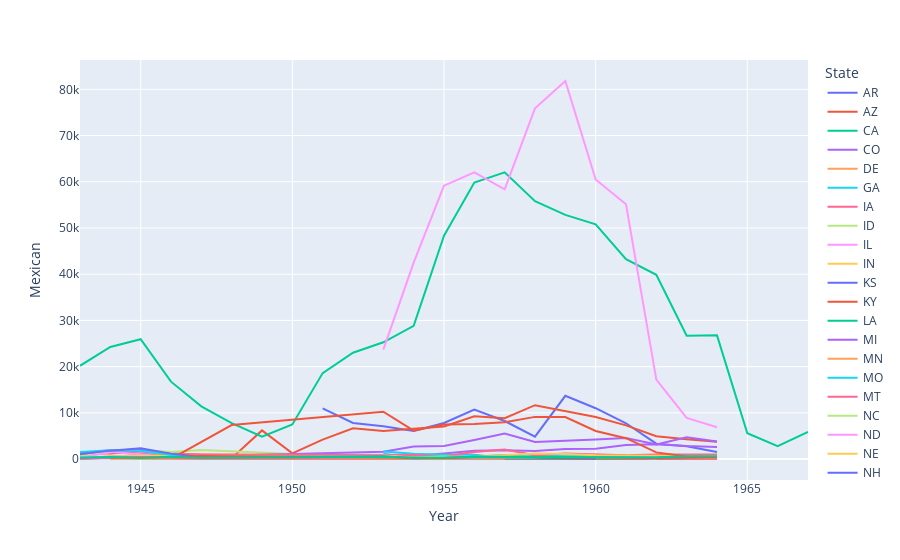

Write notebook code for a chart like this one.
### Code cell
import plotly.express as px

fig3 = px.line(mexican_total, x='Year', y='Mexican', color='State')
fig3.show()

### Figure 1 — Plotly figure (JSON) as saved in the notebook; plotly's stock layout.template omitted (floating-point values rounded to 4 significant figures)
{"data": [{"hovertemplate": "State=AR<br>Year=%{x}<br>Mexican=%{y}<extra></extra>", "legendgroup": "AR", "line": {"color": "#636efa", "dash": "solid"}, "marker": {"symbol": "circle"}, "mode": "lines", "name": "AR", "orientation": "v", "showlegend": true, "type": "scatter", "x": [1951, 1952, 1953, 1954, 1955, 1956, 1957, 1958, 1959, 1960, 1961, 1962, 1963, 1964], "xaxis": "x", "y": [10950, 7823.0, 7084.0, 6071.0, 7804.0, 10730.0, 8229, 4834.0, 13680.0, 11000.0, 7742.0, 3330, 2756.0, 1509.0], "yaxis": "y"}, {"hovertemplate": "State=AZ<br>Year=%{x}<br>Mexican=%{y}<extra></extra>", "legendgroup": "AZ", "line": {"color": "#EF553B", "dash": "solid"}, "marker": {"symbol": "circle"}, "mode": "lines", "name": "AZ", "orientation": "v", "showlegend": true, "type": "scatter", "x": [1943, 1944, 1945, 1946, 1947, 1948, 1949, 1950, 1951, 1952, 1953, 1954, 1955, 1956, 1957, 1958, 1959, 1960, 1961, 1962, 1963, 1964], "xaxis": "x", "y": [1293.0, 1208.0, 1672.0, 1281.0, 900.5, 187.2, 6200, 1225, 4208.0, 6658.0, 6082.0, 6576.0, 7055.0, 9256.0, 8850.0, 11660.0, 10470.0, 9118.0, 7295.0, 4938.0, 4296, 3730.0], "yaxis": "y"}, {"hovertemplate": "State=CA<br>Year=%{x}<br>Mexican=%{y}<extra></extra>", "legendgroup": "CA", "line": {"color": "#00cc96", "dash": "solid"}, "marker": {"symbol": "circle"}, "mode": "lines", "name": "CA", "orientation": "v", "showlegend": true, "type": "scatter", "x": [1943, 1944, 1945, 1946, 1947, 1948, 1949, 1950, 1951, 1952, 1953, 1954, 1955, 1956, 1957, 1958, 1959, 1960, 1961, 1962, 1963, 1964, 1965, 1966, 1967], "xaxis": "x", "y": [20180.0, 24250.0, 25930.0, 16750.0, 11410.0, 7783.0, 4858.0, 7475, 18600, 23010.0, 25260.0, 28830.0, 48325, 59840.0, 62050.0, 55780.0, 52830.0, 50780.0, 43270, 39880.0, 26690.0, 26770.0, 5593.0, 2772, 5850], "yaxis": "y"}, {"hovertemplate": "State=CO<br>Year=%{x}<br>Mexican=%{y}<extra></extra>", "legendgroup": "CO", "line": {"color": "#ab63fa", "dash": "solid"}, "marker": {"symbol": "circle"}, "mode": "lines", "name": "CO", "orientation": "v", "showlegend": true, "type": "scatter", "x": [1943, 1944, 1945, 1946, 1947, 1949, 1950, 1953, 1954, 1955, 1956, 1957, 1958, 1959, 1960, 1961, 1962, 1963, 1964], "xaxis": "x", "y": [578.9, 1449.0, 1114.0, 793.2, 518, 234, 812, 710.4, 659.2, 1200, 1784.0, 1924.0, 1762.0, 2167.0, 2232.0, 3033.0, 3192.0, 2811.0, 2625.0], "yaxis": "y"}, {"hovertemplate": "State=DE<br>Year=%{x}<br>Mexican=%{y}<extra></extra>", "legendgroup": "DE", "line": {"color": "#FFA15A", "dash": "solid"}, "marker": {"symbol": "circle"}, "mode": "lines", "name": "DE", "orientation": "v", "showlegend": true, "type": "scatter", "x": [1957], "xaxis": "x", "y": [115], "yaxis": "y"}, {"hovertemplate": "State=GA<br>Year=%{x}<br>Mexican=%{y}<extra></extra>", "legendgroup": "GA", "line": {"color": "#19d3f3", "dash": "solid"}, "marker": {"symbol": "circle"}, "mode": "lines", "name": "GA", "orientation": "v", "showlegend": true, "type": "scatter", "x": [1953, 1954, 1955, 1956, 1957, 1958, 1959, 1960, 1961], "xaxis": "x", "y": [1152, 212.5, 242.3, 646.7, 888, 439, 821, 644.5, 763.5], "yaxis": "y"}, {"hovertemplate": "State=IA<br>Year=%{x}<br>Mexican=%{y}<extra></extra>", "legendgroup": "IA", "line": {"color": "#FF6692", "dash": "solid"}, "marker": {"symbol": "circle"}, "mode": "lines", "name": "IA", "orientation": "v", "showlegend": true, "type": "scatter", "x": [1944, 1945, 1946, 1947, 1953, 1956, 1957, 1958, 1959, 1960, 1961, 1962], "xaxis": "x", "y": [329.2, 292.7, 423.4, 172.6, 40, 30.67, 32, 44, 48.33, 70.67, 193, 98.5], "yaxis": "y"}, {"hovertemplate": "State=ID<br>Year=%{x}<br>Mexican=%{y}<extra></extra>", "legendgroup": "ID", "line": {"color": "#B6E880", "dash": "solid"}, "marker": {"symbol": "circle"}, "mode": "lines", "name": "ID", "orientation": "v", "showlegend": true, "type": "scatter", "x": [1943, 1944, 1945, 1946, 1947, 1953, 1954, 1955, 1956, 1957], "xaxis": "x", "y": [622.5, 1463.0, 2013.0, 1519, 1957.0, 223.8, 159.4, 179.2, 177.2, 127.2], "yaxis": "y"}, {"hovertemplate": "State=IL<br>Year=%{x}<br>Mexican=%{y}<extra></extra>", "legendgroup": "IL", "line": {"color": "#FF97FF", "dash": "solid"}, "marker": {"symbol": "circle"}, "mode": "lines", "name": "IL", "orientation": "v", "showlegend": true, "type": "scatter", "x": [1944, 1945, 1946, 1947, 1953, 1954, 1955, 1956, 1957, 1958, 1959, 1960, 1961, 1962, 1963], "xaxis": "x", "y": [576.8, 312.7, 379.1, 269.2, 24.6, 74.57, 159, 140.7, 150, 112.3, 82.5, 123, 47.5, 113, 35], "yaxis": "y"}, {"hovertemplate": "State=IN<br>Year=%{x}<br>Mexican=%{y}<extra></extra>", "legendgroup": "IN", "line": {"color": "#FECB52", "dash": "solid"}, "marker": {"symbol": "circle"}, "mode": "lines", "name": "IN", "orientation": "v", "showlegend": true, "type": "scatter", "x": [1944, 1945, 1946, 1947, 1952, 1953, 1954, 1955, 1956, 1957, 1958, 1959, 1960, 1961, 1962, 1963, 1964], "xaxis": "x", "y": [74.5, 191.1, 107.2, 86.88, 310, 210.2, 116.2, 166.5, 158, 255.2, 222, 187.4, 218.5, 293, 202.5, 185.5, 101], "yaxis": "y"}, {"hovertemplate": "State=KS<br>Year=%{x}<br>Mexican=%{y}<extra></extra>", "legendgroup": "KS", "line": {"color": "#636efa", "dash": "solid"}, "marker": {"symbol": "circle"}, "mode": "lines", "name": "KS", "orientation": "v", "showlegend": true, "type": "scatter", "x": [1943, 1944, 1945, 1946, 1947, 1956, 1957, 1958, 1959, 1960, 1961, 1962, 1963, 1964], "xaxis": "x", "y": [62.25, 218.9, 104.7, 180.6, 188.6, 28.67, 95, 39, 12.6, 14.17, 34, 78.5, 80.5, 143.3], "yaxis": "y"}, {"hovertemplate": "State=KY<br>Year=%{x}<br>Mexican=%{y}<extra></extra>", "legendgroup": "KY", "line": {"color": "#EF553B", "dash": "solid"}, "marker": {"symbol": "circle"}, "mode": "lines", "name": "KY", "orientation": "v", "showlegend": true, "type": "scatter", "x": [1953, 1956, 1957, 1958, 1959, 1960, 1961], "xaxis": "x", "y": [73.5, 193.5, 142.4, 96, 162.6, 94.25, 57], "yaxis": "y"}, {"hovertemplate": "State=LA<br>Year=%{x}<br>Mexican=%{y}<extra></extra>", "legendgroup": "LA", "line": {"color": "#00cc96", "dash": "solid"}, "marker": {"symbol": "circle"}, "mode": "lines", "name": "LA", "orientation": "v", "showlegend": true, "type": "scatter", "x": [1953], "xaxis": "x", "y": [245.7], "yaxis": "y"}, {"hovertemplate": "State=MI<br>Year=%{x}<br>Mexican=%{y}<extra></extra>", "legendgroup": "MI", "line": {"color": "#ab63fa", "dash": "solid"}, "marker": {"symbol": "circle"}, "mode": "lines", "name": "MI", "orientation": "v", "showlegend": true, "type": "scatter", "x": [1944, 1945, 1946, 1947, 1948, 1951, 1952, 1953, 1954, 1955, 1956, 1957, 1958, 1959, 1960, 1961, 1962, 1963, 1964], "xaxis": "x", "y": [1735, 2040, 1036.0, 54.55, 745.3, 1286.0, 1475.0, 1587.0, 2707.0, 2816.0, 4122.0, 5506.0, 3715, 4062.0, 4258.0, 4545.0, 3177.0, 4736.0, 3814.0], "yaxis": "y"}, {"hovertemplate": "State=MN<br>Year=%{x}<br>Mexican=%{y}<extra></extra>", "legendgroup": "MN", "line": {"color": "#FFA15A", "dash": "solid"}, "marker": {"symbol": "circle"}, "mode": "lines", "name": "MN", "orientation": "v", "showlegend": true, "type": "scatter", "x": [1943, 1944, 1945, 1946, 1947, 1953, 1954, 1955, 1956, 1957, 1958, 1959, 1960, 1961, 1962, 1963, 1964], "xaxis": "x", "y": [235.5, 612, 669.6, 1030.0, 990.9, 615.3, 138, 104, 155, 259.8, 100, 58, 49, 37.5, 29.33, 26.33, 14], "yaxis": "y"}, {"hovertemplate": "State=MO<br>Year=%{x}<br>Mexican=%{y}<extra></extra>", "legendgroup": "MO", "line": {"color": "#19d3f3", "dash": "solid"}, "marker": {"symbol": "circle"}, "mode": "lines", "name": "MO", "orientation": "v", "showlegend": true, "type": "scatter", "x": [1953, 1954, 1955, 1956, 1957, 1958, 1959, 1960], "xaxis": "x", "y": [1650, 1163.0, 906, 938.3, 227.5, 685, 497, 194.8], "yaxis": "y"}, {"hovertemplate": "State=MT<br>Year=%{x}<br>Mexican=%{y}<extra></extra>", "legendgroup": "MT", "line": {"color": "#FF6692", "dash": "solid"}, "marker": {"symbol": "circle"}, "mode": "lines", "name": "MT", "orientation": "v", "showlegend": true, "type": "scatter", "x": [1943, 1944, 1945, 1946, 1947, 1953, 1954, 1955, 1956, 1957, 1958, 1959, 1960, 1961, 1962, 1963, 1964], "xaxis": "x", "y": [1029.0, 1986.0, 1669.0, 1081.0, 986.7, 847, 877.7, 627.7, 1507, 2082.0, 831, 1217, 1002, 798.7, 1011.0, 981.7, 983.5], "yaxis": "y"}, {"hovertemplate": "State=NC<br>Year=%{x}<br>Mexican=%{y}<extra></extra>", "legendgroup": "NC", "line": {"color": "#B6E880", "dash": "solid"}, "marker": {"symbol": "circle"}, "mode": "lines", "name": "NC", "orientation": "v", "showlegend": true, "type": "scatter", "x": [1947], "xaxis": "x", "y": [330.3], "yaxis": "y"}, {"hovertemplate": "State=ND<br>Year=%{x}<br>Mexican=%{y}<extra></extra>", "legendgroup": "ND", "line": {"color": "#FF97FF", "dash": "solid"}, "marker": {"symbol": "circle"}, "mode": "lines", "name": "ND", "orientation": "v", "showlegend": true, "type": "scatter", "x": [1943, 1944, 1945, 1946, 1947, 1953, 1957, 1958, 1959, 1960, 1961], "xaxis": "x", "y": [199.5, 1503.0, 1036.0, 242.2, 58.22, 80, 170, 249, 36, 54, 108], "yaxis": "y"}, {"hovertemplate": "State=NE<br>Year=%{x}<br>Mexican=%{y}<extra></extra>", "legendgroup": "NE", "line": {"color": "#FECB52", "dash": "solid"}, "marker": {"symbol": "circle"}, "mode": "lines", "name": "NE", "orientation": "v", "showlegend": true, "type": "scatter", "x": [1943, 1944, 1945, 1946, 1947, 1953, 1954, 1955, 1956, 1957, 1958, 1959, 1960, 1961, 1962, 1963, 1964], "xaxis": "x", "y": [182.5, 425.7, 684.3, 663.8, 505.9, 698, 209.5, 123.9, 450.8, 896.7, 1202.0, 1072, 811.3, 765.3, 702, 681.8, 546.3], "yaxis": "y"}, {"hovertemplate": "State=NH<br>Year=%{x}<br>Mexican=%{y}<extra></extra>", "legendgroup": "NH", "line": {"color": "#636efa", "dash": "solid"}, "marker": {"symbol": "circle"}, "mode": "lines", "name": "NH", "orientation": "v", "showlegend": true, "type": "scatter", "x": [1956], "xaxis": "x", "y": [79], "yaxis": "y"}, {"hovertemplate": "State=NM<br>Year=%{x}<br>Mexican=%{y}<extra></extra>", "legendgroup": "NM", "line": {"color": "#EF553B", "dash": "solid"}, "marker": {"symbol": "circle"}, "mode": "lines", "name": "NM", "orientation": "v", "showlegend": true, "type": "scatter", "x": [1946, 1948, 1953, 1954, 1955, 1956, 1957, 1958, 1959, 1960, 1961, 1962, 1963, 1964], "xaxis": "x", "y": [22.38, 7356, 10230.0, 6132.0, 7463.0, 7571.0, 7945, 9125.0, 9087.0, 6082.0, 4514.0, 1443.0, 543.8, 393.6], "yaxis": "y"}, {"hovertemplate": "State=NV<br>Year=%{x}<br>Mexican=%{y}<extra></extra>", "legendgroup": "NV", "line": {"color": "#00cc96", "dash": "solid"}, "marker": {"symbol": "circle"}, "mode": "lines", "name": "NV", "orientation": "v", "showlegend": true, "type": "scatter", "x": [1943, 1944, 1945, 1946, 1947, 1953, 1954, 1955, 1956, 1957, 1958, 1959, 1960, 1961, 1962, 1963], "xaxis": "x", "y": [281.1, 304.5, 443.4, 220, 119.1, 82, 60, 43, 22.33, 31, 39.57, 37.71, 60.86, 25.14, 29, 29], "yaxis": "y"}, {"hovertemplate": "State=NY<br>Year=%{x}<br>Mexican=%{y}<extra></extra>", "legendgroup": "NY", "line": {"color": "#ab63fa", "dash": "solid"}, "marker": {"symbol": "circle"}, "mode": "lines", "name": "NY", "orientation": "v", "showlegend": true, "type": "scatter", "x": [1947], "xaxis": "x", "y": [173.7], "yaxis": "y"}, {"hovertemplate": "State=OH<br>Year=%{x}<br>Mexican=%{y}<extra></extra>", "legendgroup": "OH", "line": {"color": "#FFA15A", "dash": "solid"}, "marker": {"symbol": "circle"}, "mode": "lines", "name": "OH", "orientation": "v", "showlegend": true, "type": "scatter", "x": [1944, 1945, 1956, 1957], "xaxis": "x", "y": [129, 80.75, 50, 64], "yaxis": "y"}, {"hovertemplate": "State=OR<br>Year=%{x}<br>Mexican=%{y}<extra></extra>", "legendgroup": "OR", "line": {"color": "#19d3f3", "dash": "solid"}, "marker": {"symbol": "circle"}, "mode": "lines", "name": "OR", "orientation": "v", "showlegend": true, "type": "scatter", "x": [1943, 1944, 1945, 1946, 1947, 1952, 1953, 1955, 1956, 1957, 1958, 1959, 1960, 1961, 1962, 1963, 1964], "xaxis": "x", "y": [1537.0, 1894.0, 1786.0, 901.8, 486, 425.2, 159, 590.5, 349.6, 205, 199, 359, 349, 327, 234, 67, 187], "yaxis": "y"}, {"hovertemplate": "State=SD<br>Year=%{x}<br>Mexican=%{y}<extra></extra>", "legendgroup": "SD", "line": {"color": "#FF6692", "dash": "solid"}, "marker": {"symbol": "circle"}, "mode": "lines", "name": "SD", "orientation": "v", "showlegend": true, "type": "scatter", "x": [1943, 1944, 1945, 1946, 1947, 1953, 1954, 1955, 1956, 1957, 1958, 1959, 1960, 1961, 1962, 1963, 1964], "xaxis": "x", "y": [73.62, 308.2, 340.5, 204.8, 144.8, 185, 209.5, 111, 202, 296, 167.5, 216, 229, 125.5, 84, 49, 51], "yaxis": "y"}, {"hovertemplate": "State=TN<br>Year=%{x}<br>Mexican=%{y}<extra></extra>", "legendgroup": "TN", "line": {"color": "#B6E880", "dash": "solid"}, "marker": {"symbol": "circle"}, "mode": "lines", "name": "TN", "orientation": "v", "showlegend": true, "type": "scatter", "x": [1953, 1954, 1955, 1956, 1957, 1958, 1959, 1960, 1961, 1962], "xaxis": "x", "y": [749.5, 315, 548.7, 376.2, 453.2, 269.8, 503.2, 478.8, 331, 165], "yaxis": "y"}, {"hovertemplate": "State=TX<br>Year=%{x}<br>Mexican=%{y}<extra></extra>", "legendgroup": "TX", "line": {"color": "#FF97FF", "dash": "solid"}, "marker": {"symbol": "circle"}, "mode": "lines", "name": "TX", "orientation": "v", "showlegend": true, "type": "scatter", "x": [1953, 1954, 1955, 1956, 1957, 1958, 1959, 1960, 1961, 1962, 1963, 1964], "xaxis": "x", "y": [23680.0, 42490.0, 59150, 62050.0, 58360.0, 75889, 81808, 60500.0, 55130.0, 17185, 8907.0, 6895], "yaxis": "y"}, {"hovertemplate": "State=UT<br>Year=%{x}<br>Mexican=%{y}<extra></extra>", "legendgroup": "UT", "line": {"color": "#FECB52", "dash": "solid"}, "marker": {"symbol": "circle"}, "mode": "lines", "name": "UT", "orientation": "v", "showlegend": true, "type": "scatter", "x": [1944, 1945, 1946, 1947, 1953, 1954, 1955, 1956, 1957, 1958, 1959, 1960, 1961, 1962, 1963, 1964], "xaxis": "x", "y": [516.2, 492.6, 410.3, 586.8, 234.2, 182, 217.7, 305.2, 461.3, 291.7, 335.6, 259.3, 208.3, 312, 291.3, 275.5], "yaxis": "y"}, {"hovertemplate": "State=WA<br>Year=%{x}<br>Mexican=%{y}<extra></extra>", "legendgroup": "WA", "line": {"color": "#636efa", "dash": "solid"}, "marker": {"symbol": "circle"}, "mode": "lines", "name": "WA", "orientation": "v", "showlegend": true, "type": "scatter", "x": [1943, 1944, 1945, 1946, 1947, 1953, 1954, 1955, 1956, 1957, 1960], "xaxis": "x", "y": [1115.0, 1823.0, 2342.0, 1175.0, 457.2, 605.1, 176.2, 271.5, 242.7, 451.2, 60], "yaxis": "y"}, {"hovertemplate": "State=WI<br>Year=%{x}<br>Mexican=%{y}<extra></extra>", "legendgroup": "WI", "line": {"color": "#EF553B", "dash": "solid"}, "marker": {"symbol": "circle"}, "mode": "lines", "name": "WI", "orientation": "v", "showlegend": true, "type": "scatter", "x": [1944, 1945, 1946, 1947, 1953, 1954, 1955, 1956, 1957, 1958, 1959, 1960, 1961, 1962, 1963, 1964], "xaxis": "x", "y": [344.5, 401, 448.8, 686.9, 351, 251.2, 251.4, 490.3, 424.9, 258.8, 275.8, 307.6, 197.8, 213, 279.8, 314.8], "yaxis": "y"}, {"hovertemplate": "State=WY<br>Year=%{x}<br>Mexican=%{y}<extra></extra>", "legendgroup": "WY", "line": {"color": "#00cc96", "dash": "solid"}, "marker": {"symbol": "circle"}, "mode": "lines", "name": "WY", "orientation": "v", "showlegend": true, "type": "scatter", "x": [1943, 1944, 1945, 1946, 1947, 1953, 1954, 1955, 1956, 1957, 1958, 1959, 1960, 1961, 1962, 1963, 1964], "xaxis": "x", "y": [273.9, 437.9, 247.2, 453, 258.6, 473, 281.2, 282, 523.8, 518.2, 394.8, 434.5, 351.2, 476, 396, 621.7, 592.3], "yaxis": "y"}], "layout": {"autosize": true, "legend": {"title": {"text": "State"}, "tracegroupgap": 0}, "margin": {"t": 60}, "xaxis": {"anchor": "y", "autorange": true, "domain": [0, 1], "range": [1943, 1967], "title": {"text": "Year"}, "type": "linear"}, "yaxis": {"anchor": "x", "autorange": true, "domain": [0, 1], "range": [-4532.0, 86350.0], "title": {"text": "Mexican"}, "type": "linear"}}}
